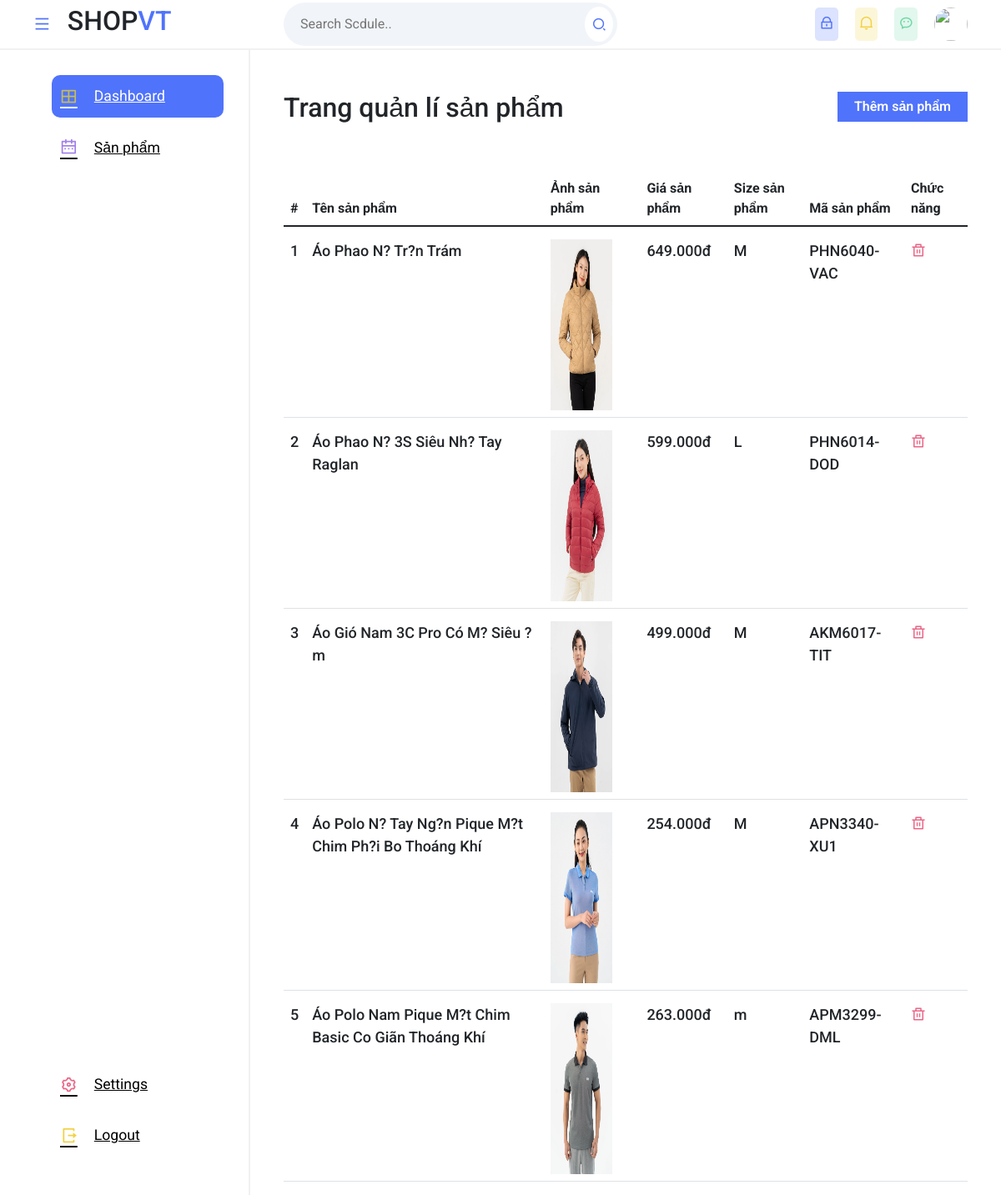
The page /sever/view/sanpham.php (signed in) on the database its author committed.
### tables this page shows
CREATE TABLE `sanpham` (
  `sanpham_id` int(11) NOT NULL,
  `sanpham_name` varchar(255) NOT NULL,
  `sanpham_gia` int(11) NOT NULL,
  `sanpham_size` varchar(11) NOT NULL,
  `sanpham_img` varchar(255) NOT NULL,
  `sanpham_ma` varchar(255) NOT NULL,
  `sanpham_mau` varchar(255) NOT NULL,
  `sale_id` int(11) NOT NULL,
  `size_id` int(11) NOT NULL,
  `danhmuc_id` int(11) NOT NULL
);

### sever/mode/xuly.php (called while the page is built, shortened)
<?php
function checkPrivilege($uri = false) {
    $uri = $uri != false ? $uri : $_SERVER['REQUEST_URI'];
    $privileges = $_SESSION['user']['privileges'];
    $privileges = implode("|", $privileges);
    preg_match('~' . $privileges . '~', $uri, $matches);
    return !empty($matches);
}
?>

### sever/mode/database.php (called while the page is built, shortened)
<?php
class Database{
    public $host = DB_HOST;
    public $user = DB_USER;
    public $pass = DB_PASS;
    public $dbname = DB_NAME;
    public $link;
public function connectDB(){
    $this->link = new mysqli($this->host , $this->user, $this->pass , $this->dbname);
    if($this->link){
        return false;
    }
}
public function select($query){
    $result = $this->link->query($query) or
     die($this->link->error.__LINE__);
    if($result != false && $result->num_rows > 0){
        return $result;
    }else{
        return false;
    }
}
}
?>

### sever/mode/sanpham_class.php (called while the page is built, shortened)
<?php
include '../mode/database.php';
class Sanpham_class{
    private $db;
    public function __construct(){
        $this -> db = new Database();
    }
    public function show_sanpham(){
        $query = "SELECT * FROM sanpham ORDER BY sanpham_id DESC";
       $result = $this -> db -> select($query);
       return $result;
    }
}
?>

### sever/view/sanpham.php (the view, shortened to what this page needs)
<?php
    include './header.php';
    include './menu.php';
    include '../mode/sanpham_class.php';
    $sanpham_class = new Sanpham_class();
    $show_sanpham = $sanpham_class -> show_sanpham();
?>
<div class="main--content">
    <div class="sanpham_top">
        <div class="sanpham_top__left">
            <h2>Trang quản lí sản phẩm</h2>
        </div>
        <div class="sanpham_top__right">
            <button class="btn_them"><a href="./themsanpham.php">Thêm sản phẩm</a></button>
        </div>
    </div>
    <div class="sanpham_bottom">
        <div class="sanpham_table">
            <table class="table">
                <thead>
                    <tr>
                    <th scope="col">#</th>
                    <th scope="col">Tên sản phẩm</th>
                    <th scope="col">Ảnh sản phẩm</th>
                    <th scope="col">Giá sản phẩm</th>
                    <th scope="col">Size sản phẩm</th>
                    <th scope="col">Mã sản phẩm</th>
                    <th scope="col">Chức năng</th>
                    </tr>
                </thead>
                <tbody>
                    <?php
                        if($show_sanpham){
                            $num =0;
                            while($kq = $show_sanpham -> fetch_assoc()){
                                $num ++;
                    ?>
                    <tr>
                    <td scope="row"><?php echo $num?></td>
                    <td><?php echo $kq['sanpham_name']  ?></td>
                    <td><img style="width:75%; height:205px;" src="../uploading/<?php echo $kq['sanpham_img'] ?>" alt=""></td>
                    <td><?=number_format($kq['sanpham_gia'] , 0 , "," , ".")?>.000đ</td>
                    <td><?php echo $kq['sanpham_size']  ?></td>
                    <td><?php echo $kq['sanpham_ma']  ?></td>
                    <td><a class="a_btn" href="./xoasp.php?sanpham_id=<?php echo $kq['sanpham_id']?>"><i class="ri-delete-bin-line delete"></i></a></td>
                    </tr>
                    <?php
                        }}
                    ?>
                </tbody>
        </table>
        </div>
    </div>
</div>

### sever/view/header.php (shortened to what this page needs)
<?php session_start();
include '../mode/config2.php';
$nguoidung = mysqli_query($conn, "SELECT * FROM `admin` WHERE `admin_name` LIKE '".$_SESSION['admin_name']."'" );
$result = mysqli_fetch_array($nguoidung);
?>
<!DOCTYPE html>
<html lang="en">
<head>
    <link rel="stylesheet" href="../public/quantri.css">
    <link rel="stylesheet" href="../public/sanpham.css">
    <link href="https://cdn.jsdelivr.net/npm/remixicon@2.5.0/fonts/remixicon.css" rel="stylesheet">
    <link rel="stylesheet" href="https://cdnjs.cloudflare.com/ajax/libs/font-awesome/6.4.2/css/all.min.css" />
    <link href="https://cdn.jsdelivr.net/npm/bootstrap@5.1.3/dist/css/bootstrap.min.css" rel="stylesheet">
</head>
<body>
    <section class="header">
        <div class="logo">
            <i class="ri-menu-line icon icon-0 menu"></i>
            <h2>SHOP<span>VT</span></h2>
        </div>
        <div class="search--notification--profile">
            <div class="search">
                <input type="text" placeholder="Search Scdule..">
                <button><i class="ri-search-2-line"></i></button>
            </div>
            <div class="notification--profile">
                <div class="picon lock">
                    <i class="ri-lock-line"></i>
                </div>
                <div class="picon bell">
                    <i class="ri-notification-2-line"></i>
                </div>
                <div class="picon chat">
                    <i class="ri-wechat-2-line"></i>
                </div>
                <div style="padding: 0;" class="picon profile">
                    <img style="width: 40px;height: 40px;background-size: cover;" src="../uploading/<?php echo $result['admin_img'] ?>" alt="">
                </div>
            </div>
        </div>
    </section>

### sever/view/menu.php (shortened to what this page needs)
<?php
    include '../mode/xuly.php';
?>
<section class="main">
        <div class="sidebar">
            <ul class="sidebar--items">
                <?php if(checkPrivilege('view/quantri.php')){
                    ?>
                <li>
                    <a href="./quantri.php" id="active--link">
                        <span class="icon icon-1"><i class="ri-layout-grid-line"></i></span>
                        <span class="sidebar--item">Dashboard</span>
                    </a>
                </li>
                <?php } ?>
                <?php if(checkPrivilege('view/sanpham.php')){ ?>
                <li>
                    <a href="./sanpham.php">
                        <span class="icon icon-2"><i class="ri-calendar-2-line"></i></span>
                        <span class="sidebar--item">Sản phẩm</span>
                    </a>
                </li>
                <?php } ?>
            </ul>
            <ul class="sidebar--bottom-items">
                <li>
                    <a href="#">
                        <span class="icon icon-7"><i class="ri-settings-3-line"></i></span>
                        <span class="sidebar--item">Settings</span>
                    </a>
                </li>
                <li>
                    <a href="./logout.php">
                        <span class="icon icon-8"><i class="ri-logout-box-r-line"></i></span>
                        <span class="sidebar--item">Logout</span>
                    </a>
                </li>
            </ul>
        </div>

### sever/public/quantri.css (style rules this page uses)
* { margin: 0; padding: 0; box-sizing: border-box; font-family: 'Roboto', sans-serif; }
body { position: relative; width: 100%; }
.header { height: 60px; width: 100%; display: flex; align-items: center; border-bottom: 2px solid #f1f1f1; }
.logo { display: flex; align-items: center; width: 300px; padding-left: 40px; }
.logo span { color: #5073fb; }
.search--notification--profile { display: flex; align-items: center; justify-content: space-between; width: calc(100% - 300px); padding: 0 40px; }
.search { background-color: #f1f4f8; border-radius: 50px; width: 400px; padding: 5px; display: flex; align-items: center; justify-content: space-between; }
.search input { background-color: transparent; outline: none; border: none; text-indent: 15px; width: 85%; }
.search button { outline: none; border: none; border-radius: 50%; background-color: #fff; padding: 8px; display: flex; align-items: center; justify-content: center; }
.search button i { font-size: 1.1rem; color: #5073fb; }
.notification--profile { display: flex; align-items: center; }
.picon { margin-left: 20px; font-size: 1.1rem; padding: 5px; border-radius: 5px; }
.lock { color: #5073fb; background-color: rgba(80, 115, 251, .2); }
.bell { color: #f1d243; background-color: rgba(241, 210, 67, .2); }
.chat { color: #70d7a5; background-color: rgba(112, 215, 165, .2); }
.profile { position: relative; width: 40px; height: 40px; border-radius: 50%; overflow: hidden; }
.main { position: relative; width: 100%; min-height: calc(100vh - 60px); }
.sidebar { position: absolute; top: 0; left: 0; height: 100%; width: 300px; background-color: #fff; padding: 30px; display: flex; flex-direction: column; justify-content: space-between; border-right: 2px solid #f1f1f1; transition: .3s; }
li { list-style: none; }
a { text-decoration: none; }
.sidebar--items a, .sidebar--bottom-items a { display: flex; align-items: center; margin-bottom: 10px; font-size: 1.1rem; color: #000; padding: 10px; border-radius: 10px; }
#active--link { background-color: #5073fb; color: #fff; }
.sidebar--bottom-items li:last-child a { margin-bottom: 0; }
.icon { position: relative; display: flex; align-items: center; justify-content: center; margin-right: 20px; font-size: 1.3rem; }
.icon-0 { color: #5073fb; }
.icon-1 { color: #c5bc58; }
.icon-2 { color: #a280e9; }
.icon-7 { color: #e86786; }
.icon-8 { color: #f1d243; }
.main--content { position: absolute; top: 0; right: 0; height: 100%; width: calc(100% - 300px); padding: 0 40px; overflow-y: scroll; transition: .3s; }
.table { overflow-y: scroll; }
table { width: 100%; text-align: left; border-collapse: collapse; }
tr { border-bottom: 1px solid #f1f1f1; }
td, th { padding-block: 10px; }
.delete { color: #e86786; }

### sever/public/sanpham.css (style rules this page uses)
.sanpham_top { display: flex; padding: 50px 0px; justify-content: space-between; }
:root { --blue-color:#5073FB; }
.a_btn { text-decoration: none; color: black; }
.btn_them { height: 36px; border: none; background: var(--blue-color) ; color: white; }
.btn_them a { text-decoration: none; color: white; font-weight: 600; padding: 21px 20px; }
.table tbody td { font-size: 18px; font-weight: 500; padding-top: 15px; }

### rows shown on the page
sanpham: sanpham_name "Áo Phao N? Tr?n Trám", sanpham_img (picture), sanpham_gia "649", sanpham_size "M", sanpham_ma "PHN6040-VAC"
sanpham: sanpham_name "Áo Phao N? 3S Siêu Nh? Tay Raglan", sanpham_img (picture), sanpham_gia "599", sanpham_size "L", sanpham_ma "PHN6014-DOD"
sanpham: sanpham_name "Áo Gió Nam 3C Pro Có M? Siêu ?m", sanpham_img (picture), sanpham_gia "499", sanpham_size "M", sanpham_ma "AKM6017-TIT"
sanpham: sanpham_name "Áo Polo N? Tay Ng?n Pique M?t Chim Ph?i Bo Thoáng Khí", sanpham_img (picture), sanpham_gia "254", sanpham_size "M", sanpham_ma "APN3340-XU1"
sanpham: sanpham_name "Áo Polo Nam Pique M?t Chim Basic Co Giãn Thoáng Khí", sanpham_img (picture), sanpham_gia "263", sanpham_size "m", sanpham_ma "APM3299-DML"
